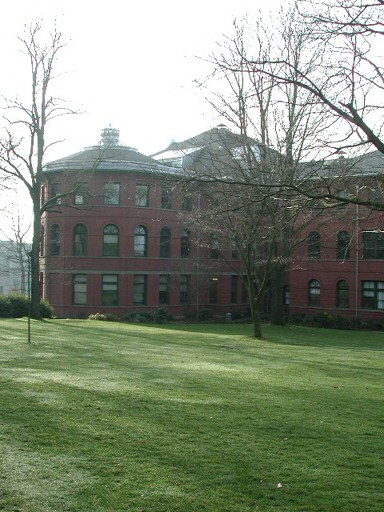
#> input picture data/parrington/prtn00.jpg, 384 x 512 px; its folder holds 6 pictures in this run
$ python main.py
#> lines starting #> are read from the running program, lines starting #| are printed output that depends on the picture
### getFeatures.py

import cv2
import numpy as np
import matplotlib.pyplot as plt
import matcher

def transformCylindrical():
    return 0


def extractFeatureDescriptions(image, detector):
    'Generate a tuple of Keypoints'
    keypoints = detector.detect(image, None)
    (key,des) = detector.compute(image, keypoints)
    return (key, des)


def removeOutliars():
    """Remove outliars with RANSAC"""

    return 0

def stitchMe(imgA, imgB):
    """
    Stitches two given images with the right keypoints
    and returns the combined image
    """

    detector = cv2.ORB_create(nfeatures=200, scoreType=cv2.ORB_FAST_SCORE)


    (keypointsA, descriptorsA)  = extractFeatureDescriptions(imgA, detector)

    (keypointsB, descriptorsB) = extractFeatureDescriptions(imgB, detector)

    matcher.matchFeatures(keypointsA, keypointsB)
    removeOutliars()

    kpdraw = cv2.drawKeypoints(imgB, keypointsB, None, color=(0,10,150))
    cv2.imshow('1',kpdraw)
    cv2.waitKey(0)

    print("well, its done")


test1 = cv2.imread('data/parrington/prtn00.jpg')
#> test1 is the input picture: shape (512, 384, 3); mean B, G, R 121.6, 140.8, 130.6
test2 = cv2.imread('data/parrington/prtn01.jpg')
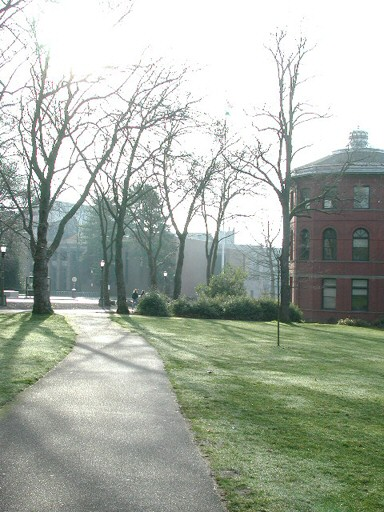
#> input picture data/parrington/prtn01.jpg, 384 x 512 px
#> test2 is the input picture: shape (512, 384, 3); mean B, G, R 164.6, 175.8, 168

stitchMe(test1, test2)
#> in extractFeatureDescriptions, `keypoints = detector.detect(image, None)`: keypoints = 211 keypoints; strongest (x, y, size): (339, 102, 31), (262, 77, 31), (317, 91, 31), (44, 212, 31)
#> in extractFeatureDescriptions, `(key,des) = detector.compute(image, keypoints)`: key has the same summary as keypoints
#> in stitchMe, `(keypointsA, descriptorsA)  = extractFeatureDescriptions(imgA, detector)`: keypointsA has the same summary as keypoints in extractFeatureDescriptions
#> in extractFeatureDescriptions (call 2), `keypoints = detector.detect(image, None)`: keypoints = 205 keypoints; strongest (x, y, size): (32, 297, 31), (293, 217, 31), (102, 264, 44.6), (45, 177, 31)
#> in extractFeatureDescriptions (call 2), `(key,des) = detector.compute(image, keypoints)`: key has the same summary as keypoints
#> in stitchMe, `(keypointsB, descriptorsB) = extractFeatureDescriptions(imgB, detector)`: keypointsB has the same summary as keypoints in extractFeatureDescriptions
#> in stitchMe, `kpdraw = cv2.drawKeypoints(imgB, keypointsB, None, color=(0,10,150))`:
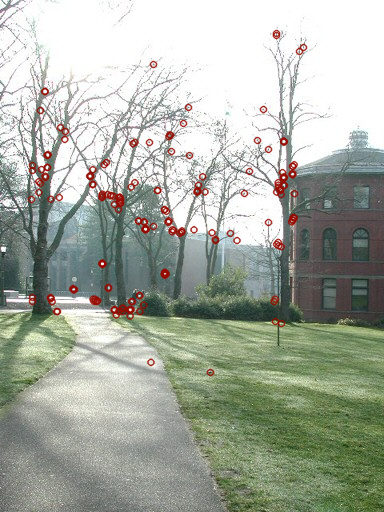
#> kpdraw: shape (512, 384, 3); mean B, G, R 161.9, 173.2, 167.8
#> pass 3 of the loop in stitcher, `for idx, im in enumerate(data):`:
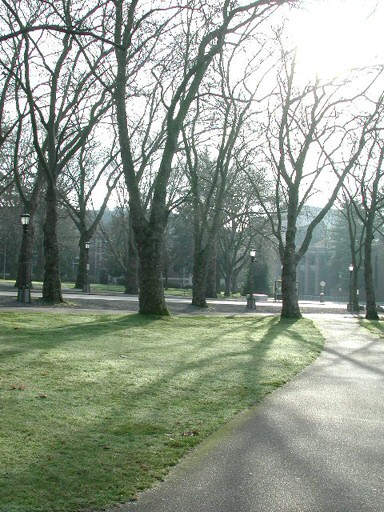
#> input picture data/parrington/prtn02.jpg, 384 x 512 px
#> in stitcher, nextImg is the input picture: shape (512, 384, 3); mean B, G, R 140.5, 153.5, 144
#> keypoints = 206 keypoints; strongest (x, y, size): (63, 33, 31), (46, 120, 44.6), (47, 121, 37.2), (107, 92, 31)
#> key has the same summary as keypoints
#> keypointsB has the same summary as keypoints in extractFeatureDescriptions
#> in stitchMe (call 3), `kpdraw = cv2.drawKeypoints(imgB, keypointsB, None, color=(0,10,150))`:
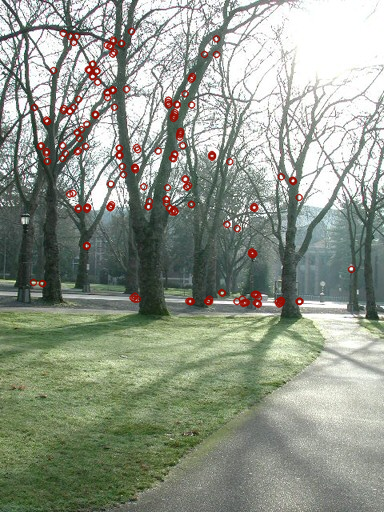
#> kpdraw: shape (512, 384, 3); mean B, G, R 138.1, 151.2, 144.1
#> the loop made 6 passes; the first 3 are shown

### matcher.py
import cv2

def matchFeatures(keypointsA, keypointsB):
    return 0

### main.py
import getFeatures as gf
import matplotlib.pyplot as plt
import numpy as np
import cv2
import os
import time

data_location = 'data/parrington'

def getFiles():
    'Get absolute path of all files to be stitched as a tuple'

    abs_path = os.path.abspath(data_location)
    data = [os.path.join(abs_path, f) for f in os.listdir(data_location)]
    return data

def showImg(img, autoclose = False):
    'Simply displays the image as a matplotlib plot'

    plt.figure()
#> (the run stopped early here; a loop or call above may not have finished)
